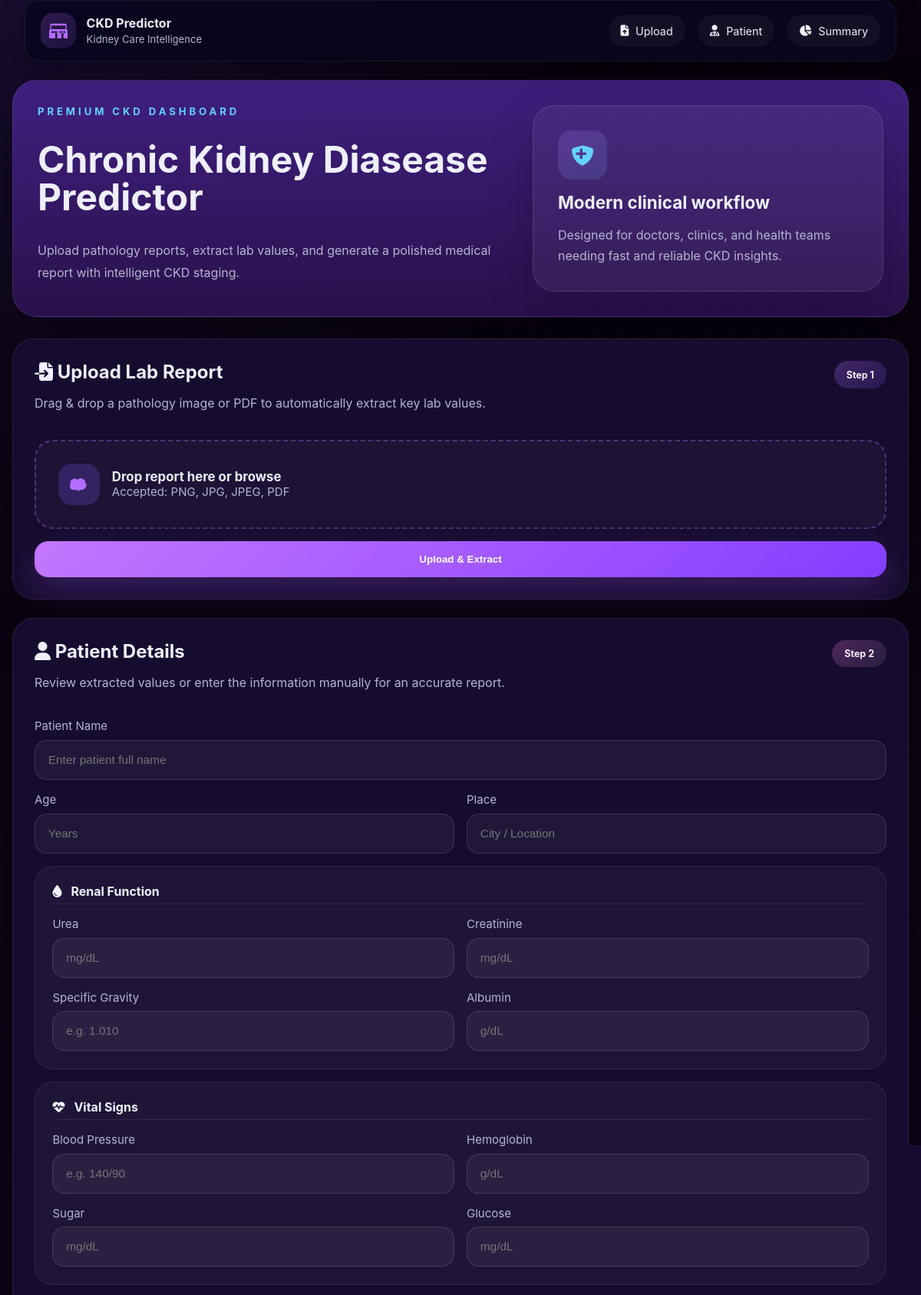
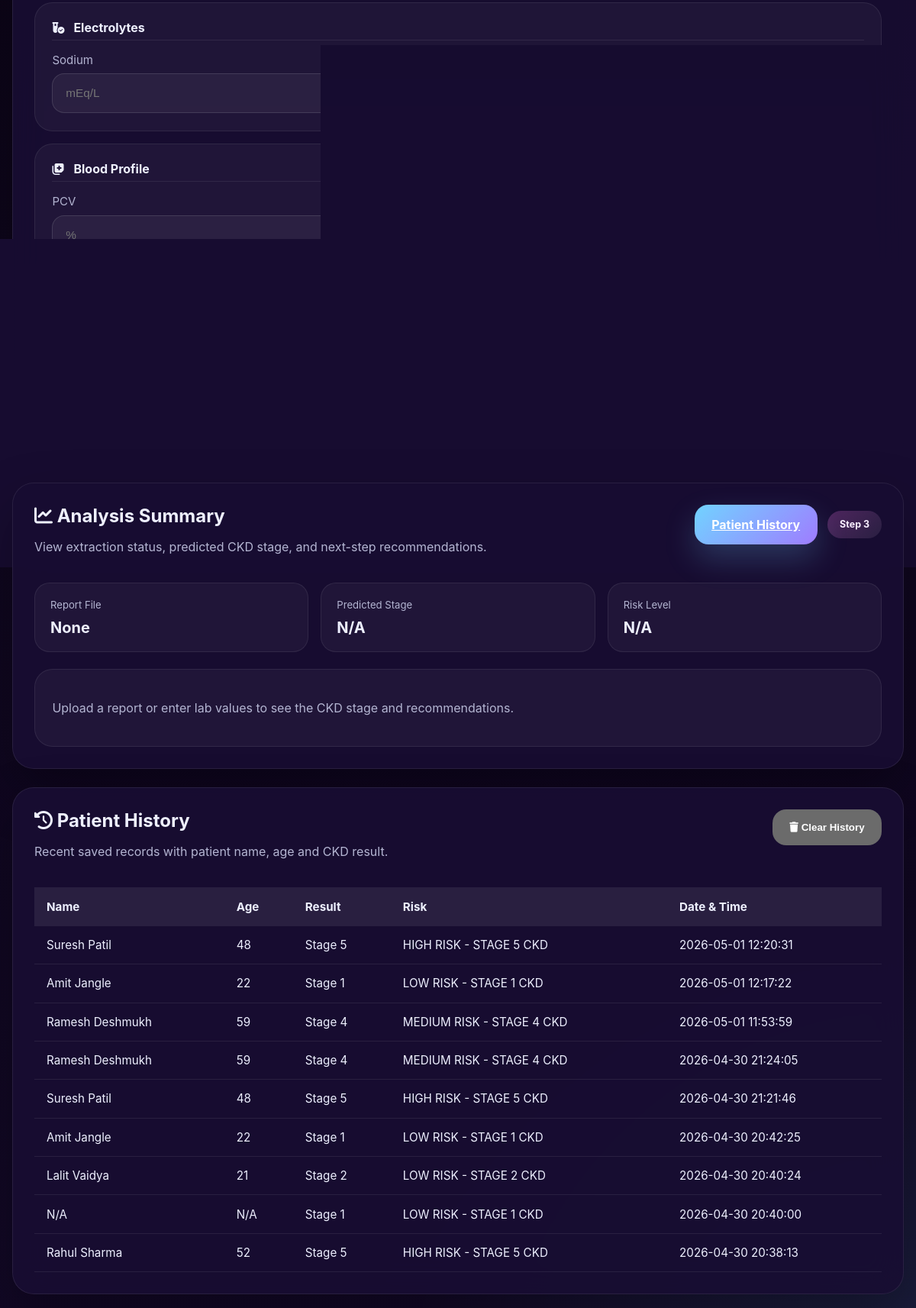
The app's page /history (upper part) with its own data (2 pictures, top to bottom).
### tables this page shows
CREATE TABLE patients (
    id INTEGER PRIMARY KEY AUTOINCREMENT,
    name TEXT,
    age TEXT,
    bp REAL,
    albumin REAL,
    sugar REAL,
    glucose REAL,
    urea REAL,
    creatinine REAL,
    hemoglobin REAL,
    prediction TEXT,
    risk_level TEXT,
    test_date TEXT
);

### app.py (the view)
@app.route('/history')
def history():
    db, cursor = get_db()
    cursor.execute(
        '''SELECT name, age, prediction, risk_level, test_date
           FROM patients
           ORDER BY id DESC
           LIMIT 10'''
    )
    rows = cursor.fetchall()
    db.close()
    history_data = [
        {
            'name': row[0],
            'age': row[1],
            'result': row[2],
            'risk': row[3],
            'date': row[4]
        }
        for row in rows
    ]
    empty_values = {key: '' for key in [
        'name','age','place','bp','sg','albumin','sugar','glucose','urea',
        'creatinine','hemoglobin','sodium','potassium','pcv','wbc','rbc'
    ]}
    return render_template('index.html', values=empty_values, history_data=history_data, show_history=True)

### app.py (called while the page is built)
def get_db():
    db = sqlite3.connect('ckd_db.db', check_same_thread=False)
    cursor = db.cursor()
    cursor.execute('''CREATE TABLE IF NOT EXISTS patients (
        id INTEGER PRIMARY KEY AUTOINCREMENT,
        name TEXT,
        age TEXT,
        bp REAL,
        albumin REAL,
        sugar REAL,
        glucose REAL,
        urea REAL,
        creatinine REAL,
        hemoglobin REAL,
        prediction TEXT,
        risk_level TEXT,
        test_date TEXT
    )''')
    db.commit()
    return db, cursor

### templates/index.html (shortened to what this page needs)
<!DOCTYPE html>
<html lang="en">
<head>
    <link rel="stylesheet" href="https://cdnjs.cloudflare.com/ajax/libs/font-awesome/6.4.0/css/all.min.css" />
    <link rel="stylesheet" href="{{ url_for('static', filename='style.css') }}">
</head>
<body>
    <div class="page-shell">
        <nav class="top-nav">
            <div class="brand">
                <div class="brand-logo">
            </div>
                <div>
                    <p class="brand-title">CKD Predictor</p>
                    <span class="brand-subtitle">Kidney Care Intelligence</span>
                </div>
            </div>
            <ul class="nav-links">
                <li><a href="#upload"><i class="fa-solid fa-file-arrow-up"></i> Upload</a></li>
                <li><a href="#patient"><i class="fa-solid fa-user-doctor"></i> Patient</a></li>
                <li><a href="#summary"><i class="fa-solid fa-chart-pie"></i> Summary</a></li>
            </ul>
        </nav>
        <header class="intro-panel">
            <div class="intro-copy">
                <span class="eyebrow">Premium CKD Dashboard</span>
                <h1>Chronic Kidney Diasease Predictor</h1>
                <p class="intro-text">Upload pathology reports, extract lab values, and generate a polished medical report with intelligent CKD staging.</p>
            </div>
            <div class="intro-visual">
                <div class="visual-card">
                    <div class="visual-badge">
                    </div>
                    <h2>Modern clinical workflow</h2>
                    <p>Designed for doctors, clinics, and health teams needing fast and reliable CKD insights.</p>
                </div>
            </div>
        </header>
        <main class="content-grid">
            <section id="upload" class="panel upload-panel">
                <div class="panel-header">
                    <div>
                        <h2><i class="fa-solid fa-file-import"></i> Upload Lab Report</h2>
                        <p>Drag &amp; drop a pathology image or PDF to automatically extract key lab values.</p>
                    </div>
                    <span class="step-tag">Step 1</span>
                </div>
                <form action="/upload" method="POST" enctype="multipart/form-data" class="upload-form">
                    <div class="file-drop-area">
                        <label class="file-label" for="lab_report">
                            <div class="file-icon">
                            </div>
                            <div>
                                <p class="file-title">Drop report here or browse</p>
                                <p class="file-subtitle">Accepted: PNG, JPG, JPEG, PDF</p>
                            </div>
                        </label>
                    </div>
                    <button type="submit" class="button button-primary">Upload & Extract</button>
                </form>
            </section>
            <section id="patient" class="panel patient-panel">
                <div class="panel-header">
                    <div>
                        <h2><i class="fa-solid fa-user"></i> Patient Details</h2>
                        <p>Review extracted values or enter the information manually for an accurate report.</p>
                    </div>
                    <span class="step-tag step-alt">Step 2</span>
                </div>
                <form action="/predict#summary" method="POST" class="form-grid">
                    <div class="field-card full-width">
                        <label for="patient-name">Patient Name</label>
                        <input id="patient-name" type="text" name="name" value="{{ values.name }}" placeholder="Enter patient full name">
                    </div>
                    <div class="field-row">
                        <div class="field-card">
                            <label for="patient-age">Age</label>
                            <input id="patient-age" type="text" name="age" value="{{ values.age }}" placeholder="Years">
                        </div>
                        <div class="field-card">
                            <label for="patient-place">Place</label>
                            <input id="patient-place" type="text" name="place" value="{{ values.place }}" placeholder="City / Location">
                        </div>
                    </div>
                    <div class="section-card">
                        <div class="section-header"><i class="fa-solid fa-droplet"></i> Renal Function</div>
                        <div class="field-row">
                            <div class="field-card">
                                <label for="urea">Urea</label>
                                <input id="urea" type="text" name="urea" value="{{ values.urea }}" placeholder="mg/dL">
                            </div>
                            <div class="field-card">
                                <label for="creatinine">Creatinine</label>
                                <input id="creatinine" type="text" name="creatinine" value="{{ values.creatinine }}" placeholder="mg/dL">
                            </div>
                        </div>
                        <div class="field-row">
                            <div class="field-card">
                                <label for="specific-gravity">Specific Gravity</label>
                                <input id="specific-gravity" type="text" name="sg" value="{{ values.sg }}" placeholder="e.g. 1.010">
                            </div>
                            <div class="field-card">
                                <label for="albumin">Albumin</label>
                                <input id="albumin" type="text" name="albumin" value="{{ values.albumin }}" placeholder="g/dL">
                            </div>
                        </div>
                    </div>
                    <div class="section-card">
                        <div class="section-header"><i class="fa-solid fa-heart-pulse"></i> Vital Signs</div>
                        <div class="field-row">
                            <div class="field-card">
                                <label for="bp">Blood Pressure</label>
                                <input id="bp" type="text" name="bp" value="{{ values.bp }}" placeholder="e.g. 140/90">
                            </div>
                            <div class="field-card">
                                <label for="hemoglobin">Hemoglobin</label>
                                <input id="hemoglobin" type="text" name="hemoglobin" value="{{ values.hemoglobin }}" placeholder="g/dL">
                            </div>
                        </div>
                        <div class="field-row">
                            <div class="field-card">
                                <label for="sugar">Sugar</label>
                                <input id="sugar" type="text" name="sugar" value="{{ values.sugar }}" placeholder="mg/dL">
                            </div>
                            <div class="field-card">
                                <label for="glucose">Glucose</label>
                                <input id="glucose" type="text" name="glucose" value="{{ values.glucose }}" placeholder="mg/dL">
                            </div>
                        </div>
                    </div>
                    <div class="section-card">
                        <div class="section-header"><i class="fa-solid fa-vial-circle-check"></i> Electrolytes</div>
                        <div class="field-row">
                            <div class="field-card">
                                <label for="sodium">Sodium</label>
                                <input id="sodium" type="text" name="sodium" value="{{ values.sodium }}" placeholder="mEq/L">
                            </div>
                            <div class="field-card">
                                <label for="potassium">Potassium</label>
                                <input id="potassium" type="text" name="potassium" value="{{ values.potassium }}" placeholder="mEq/L">
                            </div>
                        </div>
                    </div>
                    <div class="section-card">
                        <div class="section-header"><i class="fa-solid fa-notes-medical"></i> Blood Profile</div>
                        <div class="field-row">
                            <div class="field-card">
                                <label for="pcv">PCV</label>
                                <input id="pcv" type="text" name="pcv" value="{{ values.pcv }}" placeholder="%">
                            </div>
                            <div class="field-card">
                                <label for="wbc">WBC</label>
                                <input id="wbc" type="text" name="wbc" value="{{ values.wbc }}" placeholder="count/µL">
                            </div>
                            <div class="field-card">
                                <label for="rbc">RBC Status</label>
                                <input id="rbc" type="text" name="rbc" value="{{ values.rbc }}" placeholder="Normal / Abnormal">
                            </div>
                        </div>
                    </div>
                    <button type="submit" name="action" value="preview" class="button button-accent">Preview CKD Stage</button>
                    <button type="submit" name="action" value="generate" class="button button-secondary full-width">Generate Medical Report</button>
                </form>
            </section>
            <section id="summary" class="panel summary-panel">
                <div class="panel-header">
                    <div>
                        <h2><i class="fa-solid fa-chart-line"></i> Analysis Summary</h2>
                        <p>View extraction status, predicted CKD stage, and next-step recommendations.</p>
                    </div>
                    <div class="header-actions">
                        <a href="/history#history" class="button button-secondary">Patient History</a>
                        <span class="step-tag step-alt">Step 3</span>
                    </div>
                </div>
                <div class="status-grid">
                    <div class="status-card">
                        <small>Report File</small>
                        <p>{{ uploaded_filename or 'None' }}</p>
                    </div>
                    <div class="status-card">
                        <small>Predicted Stage</small>
                        <p>{{ stage_data.stage if stage_data else 'N/A' }}</p>
                    </div>
                    <div class="status-card">
                        <small>Risk Level</small>
                        <p>{{ stage_data.risk if stage_data else 'N/A' }}</p>
                    </div>
                </div>
                {% if stage_data %}
                <div class="summary-box">
                    <h3>Stage Notes</h3>
                    <p>{{ stage_data.details.desc }}</p>
                    <ul>
                        {% for item in stage_data.details.precautions %}
                            <li>{{ item }}</li>
                        {% endfor %}
                    </ul>
                </div>
                <button id="ai-summary-toggle" type="button" class="button button-ai ai-summary-button">AI Summary</button>
                <div id="ai-summary-panel" class="summary-box ai-summary-panel hidden">
                    <h3>AI-powered Stage Summary</h3>
                    <p>{{ stage_data.ai_summary }}</p>
                </div>
                {% else %}
                <div class="summary-box muted">
                    <p>Upload a report or enter lab values to see the CKD stage and recommendations.</p>
                </div>
                {% endif %}
            </section>
            {% if history_data %}
            <section id="history" class="panel history-panel">
                <div class="panel-header">
                    <div>
                        <h2><i class="fa-solid fa-clock-rotate-left"></i> Patient History</h2>
                        <p>Recent saved records with patient name, age and CKD result.</p>
                    </div>
                    <form action="/clear_history" method="POST" onsubmit="return confirm('Are you sure you want to delete all history records? This cannot be undone.');">
                        <button type="submit" class="button button-danger"><i class="fa-solid fa-trash"></i> Clear History</button>
                    </form>
                </div>
                <div class="history-table-wrapper">
                    <table class="history-table">
                        <thead>
                            <tr>
                                <th>Name</th>
                                <th>Age</th>
                                <th>Result</th>
                                <th>Risk</th>
                                <th>Date & Time</th>
                            </tr>
                        </thead>
                        <tbody>
                            {% for row in history_data %}
                            <tr>
                                <td>{{ row.name }}</td>
                                <td>{{ row.age }}</td>
                                <td>{{ row.result }}</td>
                                <td>{{ row.risk }}</td>
                                <td>{{ row.date }}</td>
                            </tr>
                            {% endfor %}
                        </tbody>
                    </table>
                </div>
            </section>
            {% endif %}
        </main>
    </div>
</body>
</html>

### records on screen
patients: name "Suresh Patil", age "48", result "Stage 5", risk "HIGH RISK - STAGE 5 CKD", date "2026-05-01 12:20:31"
patients: name "Amit Jangle", age "22", result "Stage 1", risk "LOW RISK - STAGE 1 CKD", date "2026-05-01 12:17:22"
patients: name "Ramesh Deshmukh", age "59", result "Stage 4", risk "MEDIUM RISK - STAGE 4 CKD", date "2026-05-01 11:53:59"
patients: name "Ramesh Deshmukh", age "59", result "Stage 4", risk "MEDIUM RISK - STAGE 4 CKD", date "2026-04-30 21:24:05"
patients: name "Suresh Patil", age "48", result "Stage 5", risk "HIGH RISK - STAGE 5 CKD", date "2026-04-30 21:21:46"
patients: name "Amit Jangle", age "22", result "Stage 1", risk "LOW RISK - STAGE 1 CKD", date "2026-04-30 20:42:25"
patients: name "Lalit Vaidya", age "21", result "Stage 2", risk "LOW RISK - STAGE 2 CKD", date "2026-04-30 20:40:24"
patients: name "N/A", age "N/A", result "Stage 1", risk "LOW RISK - STAGE 1 CKD", date "2026-04-30 20:40:00"
patients: name "Rahul Sharma", age "52", result "Stage 5", risk "HIGH RISK - STAGE 5 CKD", date "2026-04-30 20:38:13"

### other values on screen
{{ uploaded_filename or 'None' }} "None"
{{ stage_data.stage if stage_data else 'N/A' }} "N/A"
{{ stage_data.risk if stage_data else 'N/A' }} "N/A"
